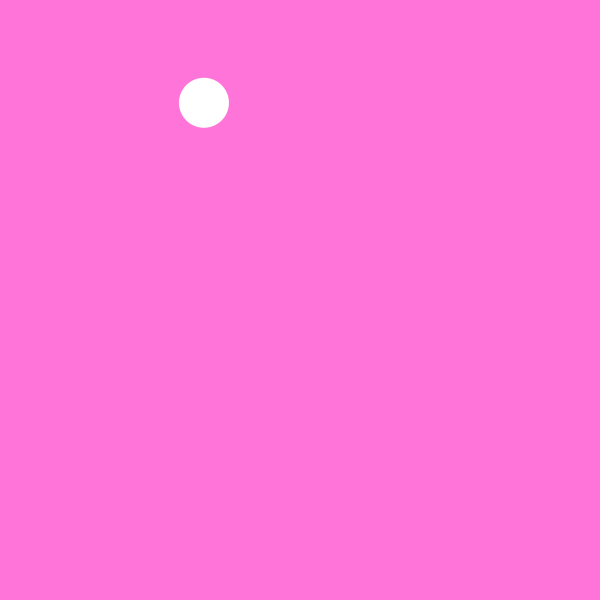
Frame 1 (no input)
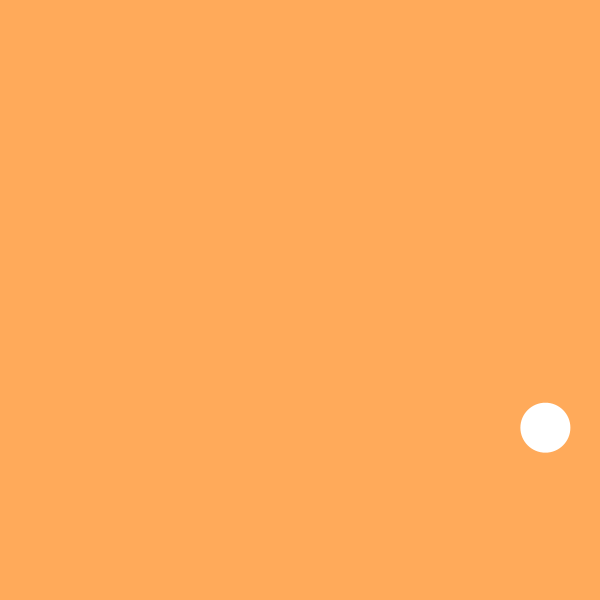
Frame 60 (the mouse pressed at the canvas centre just before this capture)
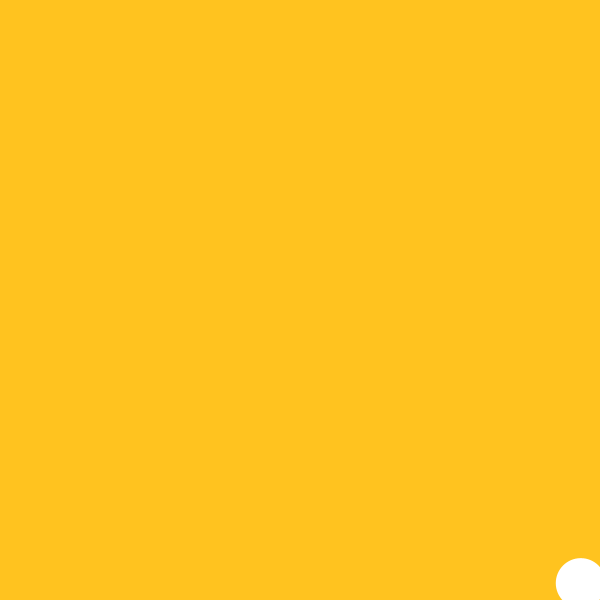
Frame 120 (the mouse held since frame 60 and released just before this capture)

The Processing sketch that drew these frames (run headless with seeded random() and noise(); from frame 60 on, the mouse is pressed at the canvas centre):

// Processing sketch: sketch_190918g
// ── sketch_190918g.pde
float xPos=200, yPos=100;
float xSpeed=random(2, 5), ySpeed=random(2, 5);
int size=50;
float d;
boolean circleClicked = false;

void setup() {
  size(600, 600);
  noStroke();
}


void draw() {
  float g, b;
  g=map(yPos, 0, height, 100, 200);
  b=map(yPos, 0, height, 255, 21);
  background(255, g, b);
  xPos+=xSpeed;
  yPos+=ySpeed;

  ellipse(xPos, yPos, size, size);



  if (circleClicked&&xPos<width-size/2&&xPos>size/2) {
    xSpeed=0;
  }
  if (!circleClicked &&xPos<width-size/2&&xPos>size/2) {
    xSpeed=random(2, 10);
  }
  if (xPos>width-size/2||xPos<size/2) {
    xSpeed=-xSpeed;
  }


  
  if (circleClicked && yPos<height-size/2 && yPos>size/2) {
    ySpeed=0;
  }
  if (!circleClicked && yPos<height-size/2 && yPos>size/2) {
    ySpeed=random(2, 10);
  }
  if (yPos>height-size/2||yPos<size/2) {
    ySpeed=-ySpeed;
  }
  
  
  
  
}





void mousePressed() {
  d=dist(mouseX, mouseY, xPos, yPos);
  if (d<size/2) {
    circleClicked=!circleClicked;
  }
}
